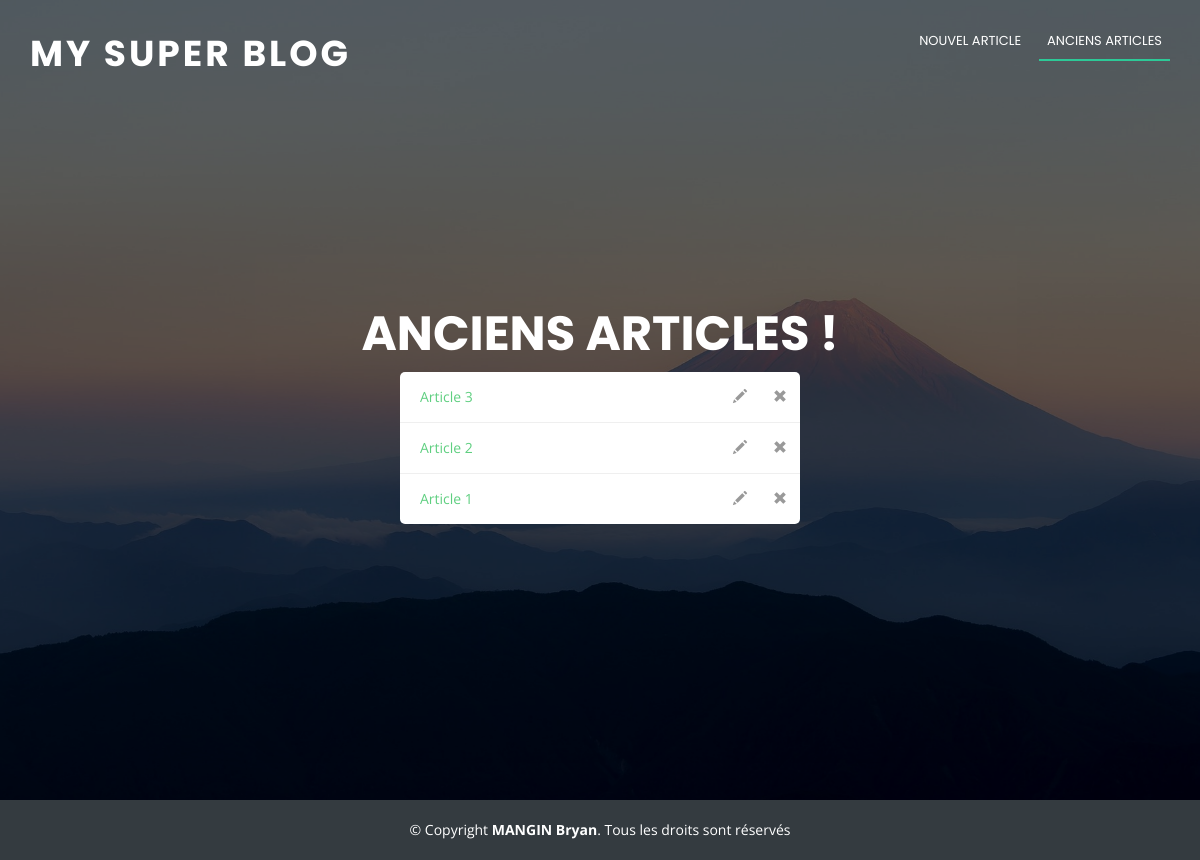
Screenshot of /admin/index.php/home/posts with the database file from the repository.
### tables this page shows
CREATE TABLE `articles` (
  `id` int(3) NOT NULL,
  `titre` varchar(40) NOT NULL,
  `accroche` varchar(200) NOT NULL,
  `contenu` text NOT NULL,
  `publication` datetime NOT NULL DEFAULT CURRENT_TIMESTAMP,
  `image` varchar(30) NOT NULL
);

### admin/application/controller/home.php (called while the page is built, shortened)
<?php
class Home extends Controller
{
    public function posts()
    {
        $articles_model = $this->loadModel('ArticlesModel');
        $posts = $articles_model->getAllArticles();
        require 'application/views/templates/header.php';
        require 'application/views/admin/posts.php';
        require 'application/views/templates/footer.php';
    }
}

### admin/index.php (called while the page is built, shortened)
<?php
require 'application/libs/controller.php';
$app = new Application();

### admin/application/libs/controller.php (called while the page is built, shortened)
<?php
class Controller
{
    public $db = null;
    private function openDatabaseConnection()
    {
        $options = array(PDO::ATTR_DEFAULT_FETCH_MODE => PDO::FETCH_OBJ, PDO::ATTR_ERRMODE => PDO::ERRMODE_WARNING);
        $this->db = new PDO(DB_TYPE . ':host=' . DB_HOST . ';dbname=' . DB_NAME, DB_USER, DB_PASS, $options);
    }
    public function loadModel($model_name)
    {
        return new $model_name($this->db);
    }
}

### admin/application/models/articlesmodel.php (called while the page is built, shortened)
<?php
class ArticlesModel
{
    function __construct($db) {
        try {
            $this->db = $db;
        } catch (PDOException $e) {
            exit('Database connection could not be established.');
        }
    }
    public function getAllArticles()
    {
        $sql = "SELECT id, titre, accroche, publication, image FROM articles ORDER BY id DESC";
        $query = $this->db->prepare($sql);
        $query->execute();
        return $query->fetchAll();
    }
}

### admin/application/views/admin/posts.php (the view, shortened to what this page needs)
 <section id="home">
    <div class="home-container">
        <div class="row">
            <div class="col-xs-12">
                <h1>Anciens articles !</h1>
            </div>
        </div>
        <div class="row">
            <div class="col-xs-12">
                <table>
                    <?php
                    foreach($posts as $post) :
                    ?>
                    <tr>
                        <td><?php echo $post->titre; ?></td>
                        <td><a href="<?php echo ADMIN_URL; ?>home/get/<?php echo $post->id; ?>"  class="glyphicon glyphicon-pencil"></a></td>
                        <td><a href="<?php echo ADMIN_URL; ?>home/supprimer/<?php echo $post->id; ?>" class="glyphicon glyphicon-remove"></a></td>
                    </tr>
                    <?php
                    endforeach;
                    ?>
                </table>
            </div>
        </div>
    </div>
</section>

### public/css/main.css (style rules this page uses)
body { background: #efefef; color: #666666; font-family: "Open Sans", sans-serif; }
a { color: #2dc997; }
h1, h2, h3, h4, h5, h6 { font-family: "Poppins", sans-serif; font-weight: 400; padding: 0; }
table { min-width: 400px; width: 100%; border-radius: 5px; background: white }
table tr td { width: 10%; height: 50px; line-height: 50px; text-align: center; color: #999 }
table tr td:first-child { width: 80%; padding-left: 20px; text-align: left; color: #5fcf80 }
table tr td a { color: #999; text-decoration: none }
table tr+tr { border-top: 1px solid #efefef }
#home { width: 100%; height: 100vh; background: url(../img/hero-bg.jpg) top center; background-size: cover; position: relative; }
@media (min-width: 1024px) { #home { background-attachment: fixed; } }
#home:before { content: ""; background: rgba(0, 0, 0, 0.6); position: absolute; bottom: 0; top: 0; left: 0; right: 0; }
#home .home-container { position: absolute; bottom: 0; top: 0; left: 0; right: 0; display: flex; justify-content: center; align-items: center; flex-direction: column; text-align: center; }
#home h1 { margin: 30px 0 10px 0; font-size: 48px; font-weight: 700; line-height: 56px; text-transform: uppercase; color: #fff; }
h1 { font-size: 1.4em; line-height: 3em; font-weight: 700 }

### rows the page displays
articles: titre "Article 3"
articles: titre "Article 2"
articles: titre "Article 1"
